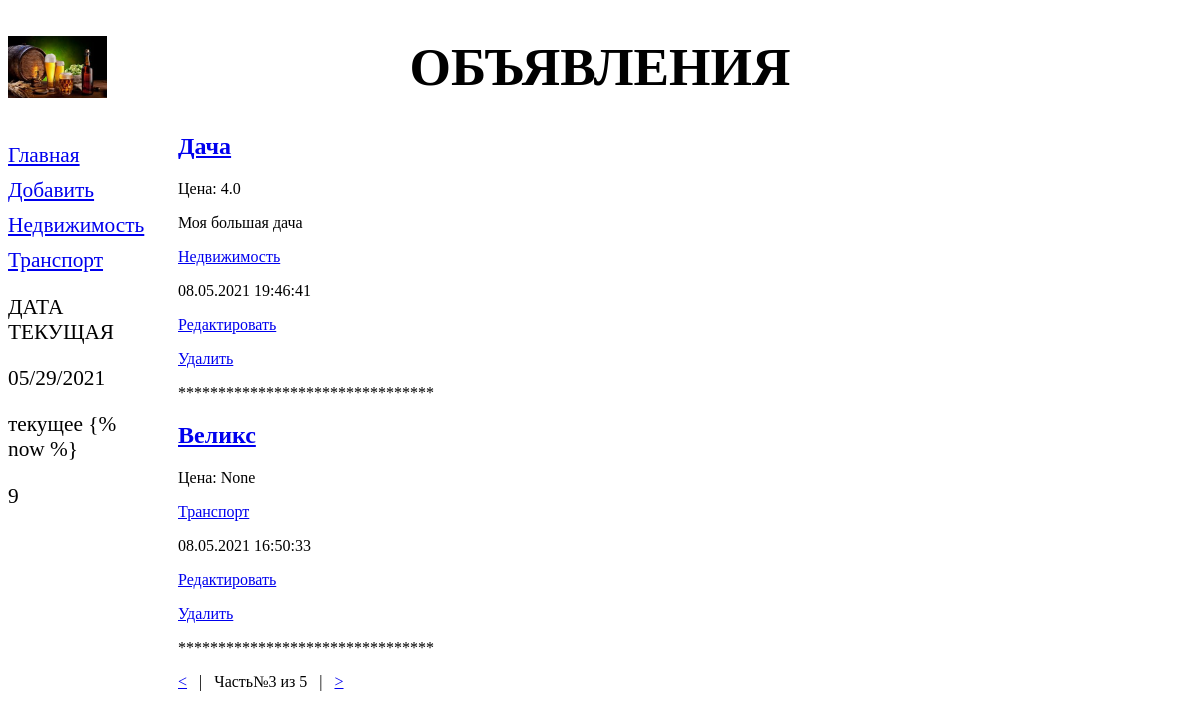
Before: /bboard/?page=3 with the older database file.
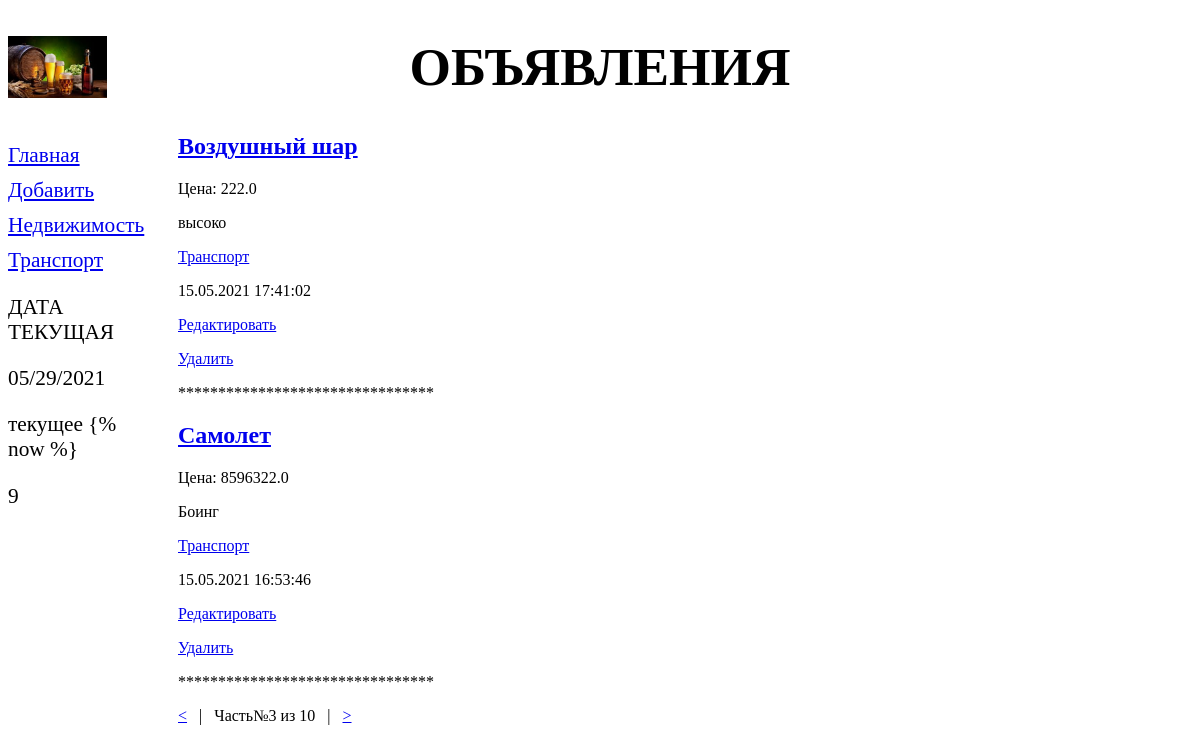
After: the same page with the newer database file.
### bboard/models.py (models this page shows, shortened)
class Rubric(models.Model):
    name = models.CharField(max_length=20, db_index=True, verbose_name='Название')
    class Meta:
        verbose_name_plural='Рубрики'
        verbose_name='Рубрика'
        ordering=['name']

class Bb(models.Model):
    title = models.CharField(max_length=50, verbose_name='Товар', default='Какой-то товар')
    content = models.TextField(null=True, blank=True, verbose_name='Описание')
    price = models.FloatField(null=True, blank=True, verbose_name='Цена', help_text='руб.')
    published = models.DateTimeField(auto_now_add=True, db_index=True, verbose_name='Опубликовано', help_text='Дата и время публикации товара')
    rubric=models.ForeignKey('Rubric', null=True, on_delete=models.PROTECT, verbose_name='Рубрика')
    class Meta:
        verbose_name_plural='Объявления'
        verbose_name='Объявление'
        ordering=['-published']

### bboard/views.py (the view)
# urls.py: path('', index, name='index'),
def index(request):
    bbs = Bb.objects.all()
    rubrics=Rubric.objects.all()
    paginator=Paginator(bbs,2)
    if 'page' in request.GET:
        page_num=request.GET['page']
    else:
        page_num=1
    page=paginator.get_page(page_num)
    context={'rubrics':rubrics, 'page':page,'bbs':page.object_list }
    return render(request, 'bboard/index.html', context)

### bboard/templates/bboard/index.html
{% extends "layout/basic.html" %}
{% block content %}
{% for bb in bbs %}
    <div>
        <h2><a href="{% url 'bboard:detail' pk=bb.pk %}">{{ bb.title }}</a></h2>
        <p>Цена: {{ bb.price }}</p>
        <p>{{ bb.content|truncatechars:100 }}</p>
        <p><a href="{% url 'bboard:by_rubric' bb.rubric.pk %}">{{ bb.rubric.name }}</a></p>
        <p>{{ bb.published|date:"d.m.Y H:i:s" }}</p>
       <p> <a href="{% url 'bboard:edit' pk=bb.pk %}">Редактировать</a></p>
        <p> <a href="{% url 'bboard:delete' pk=bb.pk %}">Удалить</a></p>
    <p>{{ block.super }}</p>
    </div>
{% endfor %}
    <div>
        {% if page.has_previous %}
        <a href="?page={{ page.previous_page_number }}">&lt</a>
        &nbsp;&nbsp;|&nbsp;&nbsp;
        {% endif %}
    Часть№{{ page.number }} из {{ page.paginator.num_pages }}
    {% if page.has_next %}
    &nbsp;&nbsp;|&nbsp;&nbsp;
        <a href="?page={{ page.next_page_number }}">&gt</a>
    {% endif %}
    </div>
{% endblock %}

### bboard/templates/layout/basic.html (shortened to what this page needs)
{% load static %}
<!DOCTYPE html>
<html lang="en">
<head>
<link rel="stylesheet" type="text/css" href="{% static 'bboard/style.css' %}">
</head>
<body>
<header><h1>Объявления</h1></header>
<nav>
    <a href="{% url 'bboard:index' %}">Главная</a>
    <a href="{% url 'bboard:add' %}">Добавить</a>
    {% for rubric in rubrics %}
        <a href="{% url 'bboard:by_rubric' rubric.pk %}">{{ rubric.name }}</a>
    {% endfor %}
    <p></p>
    <p>{% now 'SHORT_DATE_FORMAT' %}</p>
    <p>{% verbatim %}
    <p>текущее {% now %}</p>
    {% endverbatim %}</p>
    <p>{{ 5698|get_digit:2 }}</p>
</nav>
<section>
    {% block content %}
        <p>********************************</p>
    {% endblock %}
</section>
</body>
</html>

Changed rows visible on the page:
no longer on this page (row unchanged): Bb: title "Дача", price "4.0", content "Моя большая дача", rubric.name "Недвижимость", published "08.05.2021 19:46:41"
no longer on this page (row edited): Bb: title "Великс", price "None", rubric.name "Транспорт", published "08.05.2021 16:50:33"
added Bb: title "Воздушный шар", price "222.0", content "высоко", rubric.name "Транспорт", published "15.05.2021 17:41:02"
added Bb: title "Самолет", price "8596322.0", content "Боинг", rubric.name "Транспорт", published "15.05.2021 16:53:46"
Other visible differences:
{{ page.paginator.num_pages }}: "5" → "10"
